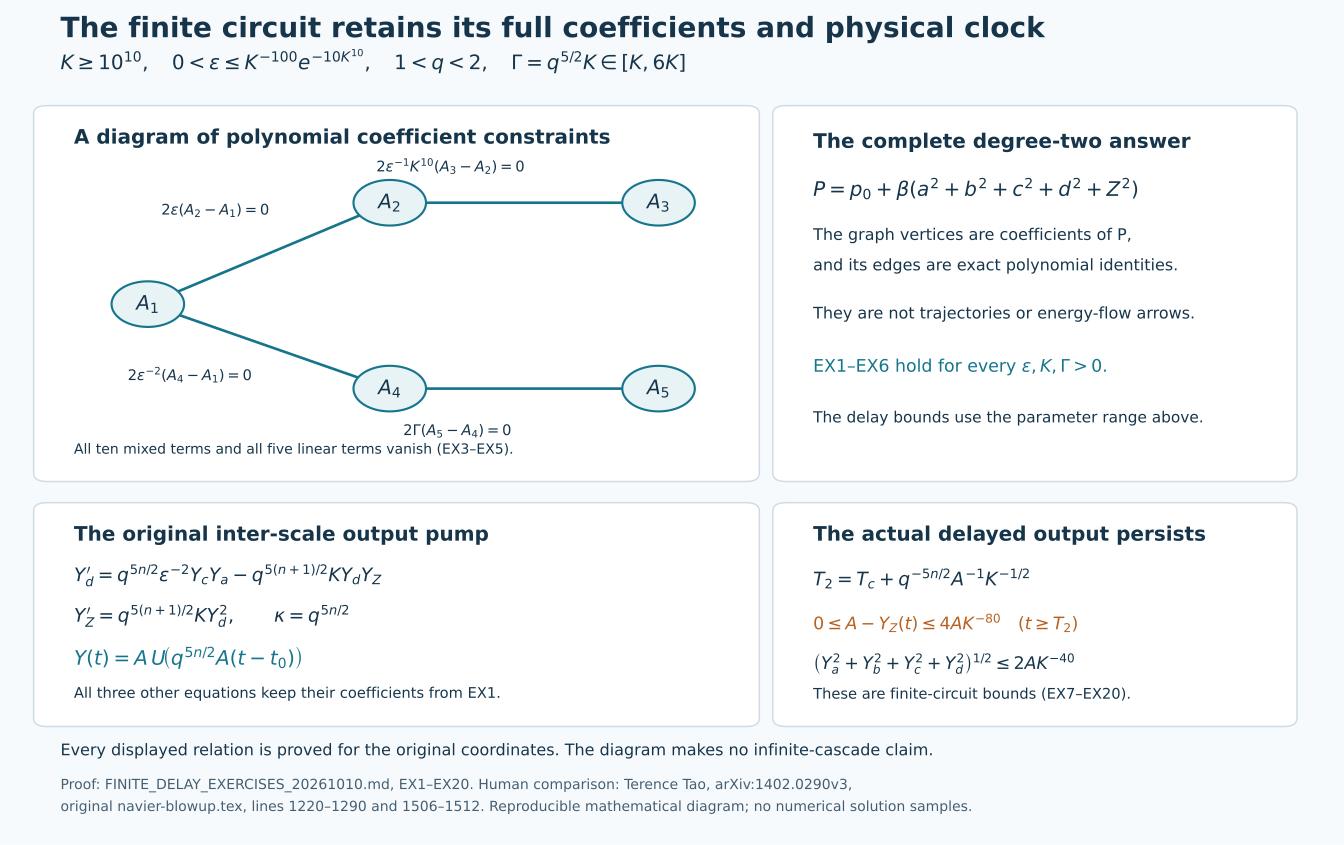

The Python source for this figure:
"""Exact coefficient constraints and physical return maps; no sampled ODE."""
from pathlib import Path
import matplotlib
matplotlib.use('Agg')
import matplotlib.pyplot as plt
from matplotlib.patches import Circle, FancyBboxPatch

root=Path(__file__).resolve().parent
fig=plt.figure(figsize=(14,8.8),facecolor='#f7fafc')
ax=fig.add_axes([0,0,1,1]);ax.set_xlim(0,1);ax.set_ylim(0,1);ax.axis('off')
ink='#16354b';blue='#16758c';orange='#b96120'
ax.text(.045,.956,'The finite circuit retains its full coefficients and physical clock',fontsize=21,fontweight='bold',color=ink)
ax.text(.045,.918,r'$K\geq10^{10},\quad 0<\varepsilon\leq K^{-100}e^{-10K^{10}},\quad 1<q<2,\quad \Gamma=q^{5/2}K\in[K,6K]$',fontsize=15,color=ink)
def box(x,y,w,h):
    ax.add_patch(FancyBboxPatch((x,y),w,h,boxstyle='round,pad=0.01',fc='white',ec='#cedbe4',lw=1.1))
box(.035,.44,.52,.425);box(.585,.44,.37,.425)
ax.text(.055,.83,'A diagram of polynomial coefficient constraints',fontsize=15,fontweight='bold',color=ink)
positions={1:(.11,.64),2:(.29,.76),3:(.49,.76),4:(.29,.54),5:(.49,.54)}
for i,j,label,loc in [(1,2,r'$2\varepsilon(A_2-A_1)=0$',(.12,.746)),(2,3,r'$2\varepsilon^{-1}K^{10}(A_3-A_2)=0$',(.28,.797)),(1,4,r'$2\varepsilon^{-2}(A_4-A_1)=0$',(.095,.55)),(4,5,r'$2\Gamma(A_5-A_4)=0$',(.30,.485))]:
    x1,y1=positions[i];x2,y2=positions[j]
    ax.plot([x1,x2],[y1,y2],color=blue,lw=2,zorder=1)
    ax.text(*loc,label,fontsize=11,color=ink,bbox=dict(fc='white',ec='none',pad=1))
for i,(x,y) in positions.items():
    ax.add_patch(Circle((x,y),.027,fc='#e8f3f6',ec=blue,lw=1.6,zorder=3))
    ax.text(x,y,rf'$A_{i}$',ha='center',va='center',fontsize=15,color=ink,zorder=4)
ax.text(.055,.463,'All ten mixed terms and all five linear terms vanish (EX3–EX5).',fontsize=10.5,color=ink)
ax.text(.605,.825,'The complete degree-two answer',fontsize=15,fontweight='bold',color=ink)
ax.text(.605,.768,r'$P=p_0+\beta(a^2+b^2+c^2+d^2+Z^2)$',fontsize=15,color=ink)
ax.text(.605,.716,'The graph vertices are coefficients of P,',fontsize=12,color=ink)
ax.text(.605,.68,'and its edges are exact polynomial identities.',fontsize=12,color=ink)
ax.text(.605,.623,'They are not trajectories or energy-flow arrows.',fontsize=12,color=ink)
ax.text(.605,.56,r'EX1–EX6 hold for every $\varepsilon,K,\Gamma>0$.',fontsize=13,color=blue)
ax.text(.605,.5,'The delay bounds use the parameter range above.',fontsize=11.5,color=ink)
box(.035,.15,.52,.245);box(.585,.15,.37,.245)
ax.text(.055,.36,'The original inter-scale output pump',fontsize=15,fontweight='bold',color=ink)
ax.text(.055,.312,r'$Y_d^{\prime}=q^{5n/2}\varepsilon^{-2}Y_cY_a-q^{5(n+1)/2}KY_dY_Z$',fontsize=14,color=ink)
ax.text(.055,.264,r'$Y_Z^{\prime}=q^{5(n+1)/2}K Y_d^2,\qquad \kappa=q^{5n/2}$',fontsize=14,color=ink)
ax.text(.055,.213,r'$Y(t)=A\,U\!\left(q^{5n/2}A(t-t_0)\right)$',fontsize=15,color=blue)
ax.text(.055,.174,'All three other equations keep their coefficients from EX1.',fontsize=11,color=ink)
ax.text(.605,.36,'The actual delayed output persists',fontsize=15,fontweight='bold',color=ink)
ax.text(.605,.307,r'$T_2=T_c+q^{-5n/2}A^{-1}K^{-1/2}$',fontsize=14,color=ink)
ax.text(.605,.255,r'$0\leq A-Y_Z(t)\leq4AK^{-80}\quad(t\geq T_2)$',fontsize=13,color=orange)
ax.text(.605,.208,r'$\left(Y_a^2+Y_b^2+Y_c^2+Y_d^2\right)^{1/2}\leq2AK^{-40}$',fontsize=13,color=ink)
ax.text(.605,.173,'These are finite-circuit bounds (EX7–EX20).',fontsize=11,color=ink)
ax.text(.045,.106,'Every displayed relation is proved for the original coordinates. The diagram makes no infinite-cascade claim.',fontsize=12,color=ink)
ax.text(.045,.066,'Proof: FINITE_DELAY_EXERCISES_20261010.md, EX1–EX20. Human comparison: Terence Tao, arXiv:1402.0290v3,',fontsize=10.5,color='#445f73')
ax.text(.045,.04,'original navier-blowup.tex, lines 1220–1290 and 1506–1512. Reproducible mathematical diagram; no numerical solution samples.',fontsize=10.5,color='#445f73')
for ext in ['png','svg']:fig.savefig(root/f'original-finite-circuit-coefficients.{ext}',dpi=150,facecolor=fig.get_facecolor())
plt.close(fig)
